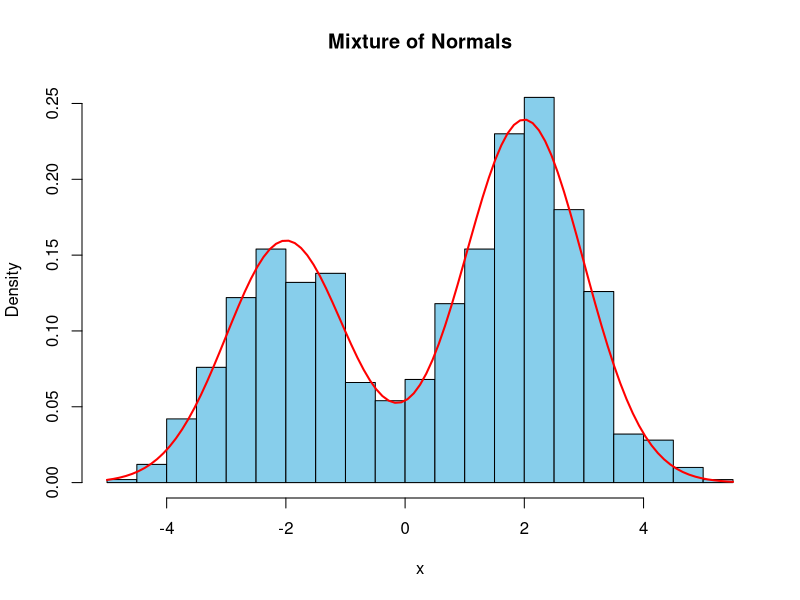

This figure's R source: (Note: this script raises an error after producing the figure.)

# Mixture of Normals Functions

dmix <- function(x, pi, mu, sigma) {
  pi[1] * dnorm(x, mean = mu[1], sd = sigma[1]) + 
  pi[2] * dnorm(x, mean = mu[2], sd = sigma[2])
}

pmix <- function(x, pi, mu, sigma) {
  pi[1] * pnorm(x, mean = mu[1], sd = sigma[1]) + 
  pi[2] * pnorm(x, mean = mu[2], sd = sigma[2])
}

qmix <- function(p, pi, mu, sigma) {
  f <- function(q) pmix(q, pi, mu, sigma) - p
  sapply(p, function(p_i) uniroot(f, lower = -10, upper = 10)$root)
}

rmix <- function(n, pi, mu, sigma) {
  z <- rbinom(n, 1, pi[1])
  rnorm(n, mean = ifelse(z == 1, mu[1], mu[2]), 
           sd = ifelse(z == 1, sigma[1], sigma[2]))
}

# Visualization and Testing

# Parameters for testing
pi <- c(0.4, 0.6)
mu <- c(-2, 2)
sigma <- c(1, 1)

# Generate sample data and plot
set.seed(123)
samples <- rmix(1000, pi, mu, sigma)
hist(samples, breaks = 30, probability = TRUE, col = 'skyblue', main = "Mixture of Normals", xlab = "x")
curve(dmix(x, pi, mu, sigma), add = TRUE, col = "red", lwd = 2)

# Plot CDF and overlay qmix quantiles
p_vals <- seq(0.01, 0.99, length.out = 100)
q_vals <- qmix(p_vals, pi, mu, sigma)
cdf_vals <- pmix(q_vals, pi, mu, sigma)

plot(q_vals, cdf_vals, type = "l", col = "blue", lwd = 2, main = "qmix vs pmix", xlab = "Quantile", ylab = "CDF")
abline(0, 1, col = "gray", lty = 2)

# Test that pmix(qmix(p)) ~ p
print(all.equal(cdf_vals, p_vals, tolerance = 1e-5))
